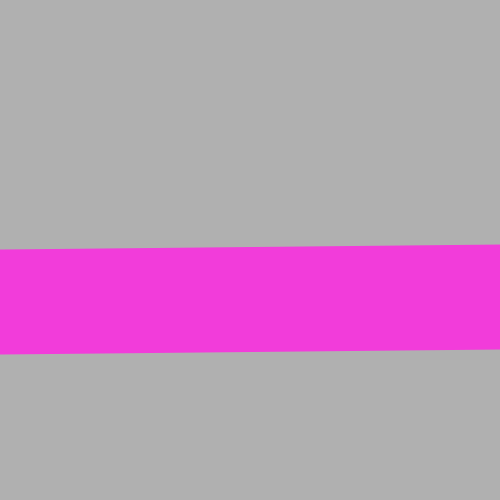
Frame 1 (no input)
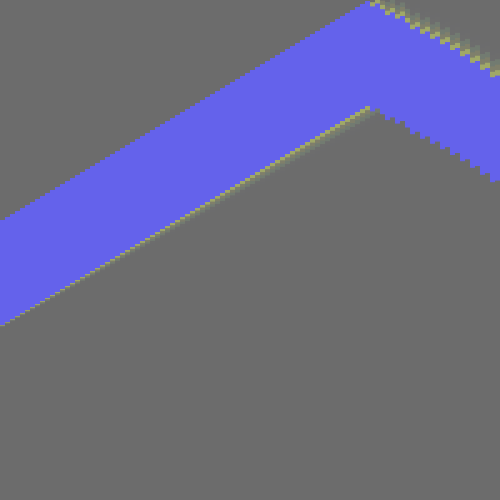
Frame 60 (the mouse pressed at the canvas centre just before this capture)
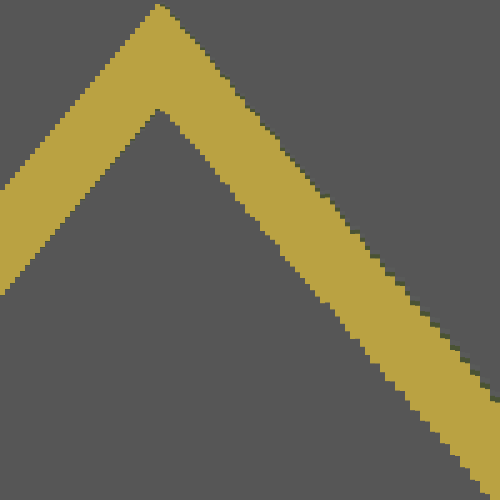
Frame 120 (the mouse held since frame 60 and released just before this capture)

The Processing sketch that drew these frames (run headless with seeded random() and noise(); from frame 60 on, the mouse is pressed at the canvas centre):

// Processing sketch: processing_28301
// ── processing_28301.pde

int numBars = 100;

Bar[] bars = new Bar[numBars];
void setup() {
size(500, 500);
smooth();
noStroke();
for (int i = 0; i < bars.length; i++) {
float x =  i*5;
float rate = 0.5 + i*0.05;
bars[i] = new Bar(x, 250, 5, rate);
}
}
void draw() {
fill (random(0,150),random(0,255));
rect(0, 0, width, height);
fill (random(0,255),random(0,255),random(0,255));
for (int i = 0; i < bars.length; i++) {
bars[i].move(); 
bars[i].display(); 
}
}
class Bar {
float x, y; 
float breadth; 
float speed; 
int direction = -1; 

Bar(float xpos, float ypos, float br, float sp) {
x = xpos;
y = ypos;
breadth = br;
speed = sp;
}
void move() {
y += (speed * direction);
if ((y > (height - breadth/2)) || (y < breadth/2)) {
direction *= -1;
}
}
void display() {
rect(x, y, breadth, breadth+100);
}
}
